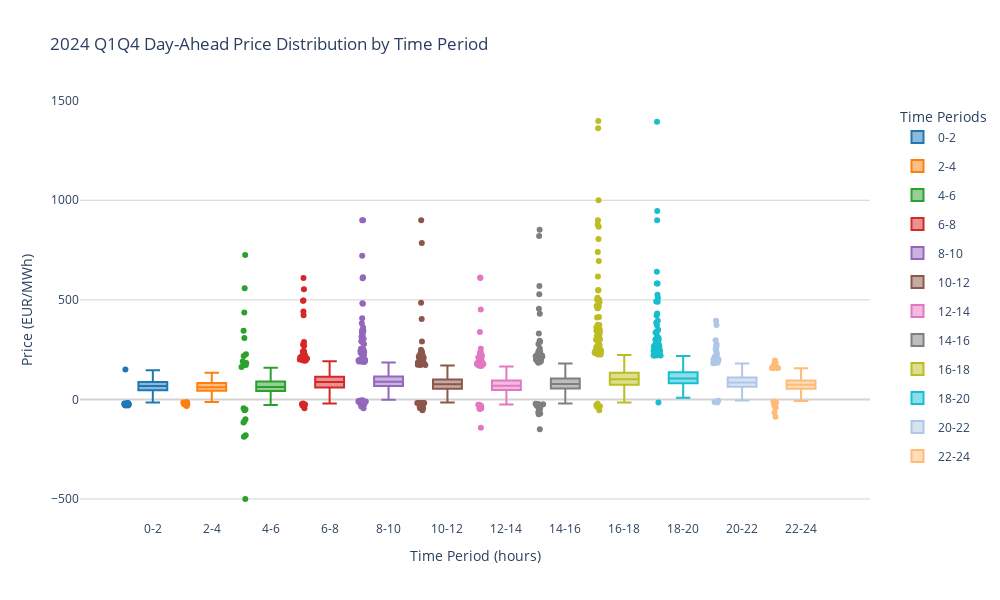

Notebook source saved alongside this figure:
### Code cell
# get Q2Q3 price and visualize the distribution
# get Q2Q3 price
da_price['is_q1q4'] = da_price['datetime'].dt.quarter.isin([1, 4])
q1q4_price = da_price[da_price['is_q1q4']]
# visualize the distribution

# Create new dataframes for each time period, weekend only
time_periods = [
    (q1q4_price[q1q4_price['hour'].isin([0, 1])], '0-2'),
    (q1q4_price[q1q4_price['hour'].isin([2, 3])], '2-4'),
    (q1q4_price[q1q4_price['hour'].isin([4, 5])], '4-6'),
    (q1q4_price[q1q4_price['hour'].isin([6, 7])], '6-8'),
    (q1q4_price[q1q4_price['hour'].isin([8, 9])], '8-10'),
    (q1q4_price[q1q4_price['hour'].isin([10, 11])], '10-12'),
    (q1q4_price[q1q4_price['hour'].isin([12, 13])], '12-14'),
    (q1q4_price[q1q4_price['hour'].isin([14, 15])], '14-16'),
    (q1q4_price[q1q4_price['hour'].isin([16, 17])], '16-18'),
    (q1q4_price[q1q4_price['hour'].isin([18, 19])], '18-20'),
    (q1q4_price[q1q4_price['hour'].isin([20, 21])], '20-22'),
    (q1q4_price[q1q4_price['hour'].isin([22, 23])], '22-24')
]


# Extract labels
time_periods_labels = [label for _, label in time_periods]

# Create box plot
fig = go.Figure()

# Define colors
colors = ['#1f77b4', '#ff7f0e', '#2ca02c', '#d62728', '#9467bd', '#8c564b',
          '#e377c2', '#7f7f7f', '#bcbd22', '#17becf', '#aec7e8', '#ffbb78']

# Add each time period's box plot
for (df, label), color in zip(time_periods, colors):
    fig.add_trace(
        go.Box(
            y=df['da_price'],
            name=label,
            boxpoints='outliers',
            jitter=0.3,
            pointpos=-1.8,
            marker_color=color,
            showlegend=True,
            legendgroup=label,
            hovertemplate=(
                f"Time Period: {label}<br>" +
                "Price: %{y:.2f} EUR/MWh<br>" +
                "<extra></extra>"
            )
        )
    )

# Update layout
fig.update_layout(
    title='2024 Q1Q4 Day-Ahead Price Distribution by Time Period',  # Updated title
    yaxis_title='Price (EUR/MWh)',
    xaxis_title='Time Period (hours)',
    height=600,
    width=1000,
    xaxis=dict(
        type='category',
        tickmode='array',
        ticktext=time_periods_labels,
    ),
    yaxis=dict(
        zeroline=True,
        zerolinewidth=2,
        zerolinecolor='LightGray',
        gridcolor='LightGray'
    ),
    plot_bgcolor='white',
    showlegend=True,
    legend=dict(
        title="Time Periods",
        yanchor="top",
        y=0.99,
        xanchor="right",
        x=1.15,
        bgcolor='rgba(255, 255, 255, 0.8)'
    )
)

# Show the plot
fig.show()

fig.write_html("../../data/analysis/visuals/2024_day_ahead_price_distribution_2h_q1q4.html")

### Figure 1 — Plotly figure (JSON) as saved in the notebook; plotly's stock layout.template omitted (floating-point values rounded to 4 significant figures; data arrays with more than 128 entries replaced by an {"elided": "..."} marker saying what was removed)
{"data": [{"boxpoints": "outliers", "hovertemplate": "Time Period: 0-2<br>Price: %{y:.2f} EUR/MWh<br><extra></extra>", "jitter": 0.3, "legendgroup": "0-2", "marker": {"color": "#1f77b4"}, "name": "0-2", "pointpos": -1.8, "showlegend": true, "type": "box", "y": {"elided": "1464 float values"}}, {"boxpoints": "outliers", "hovertemplate": "Time Period: 2-4<br>Price: %{y:.2f} EUR/MWh<br><extra></extra>", "jitter": 0.3, "legendgroup": "2-4", "marker": {"color": "#ff7f0e"}, "name": "2-4", "pointpos": -1.8, "showlegend": true, "type": "box", "y": {"elided": "1464 float values"}}, {"boxpoints": "outliers", "hovertemplate": "Time Period: 4-6<br>Price: %{y:.2f} EUR/MWh<br><extra></extra>", "jitter": 0.3, "legendgroup": "4-6", "marker": {"color": "#2ca02c"}, "name": "4-6", "pointpos": -1.8, "showlegend": true, "type": "box", "y": {"elided": "1464 float values"}}, {"boxpoints": "outliers", "hovertemplate": "Time Period: 6-8<br>Price: %{y:.2f} EUR/MWh<br><extra></extra>", "jitter": 0.3, "legendgroup": "6-8", "marker": {"color": "#d62728"}, "name": "6-8", "pointpos": -1.8, "showlegend": true, "type": "box", "y": {"elided": "1464 float values"}}, {"boxpoints": "outliers", "hovertemplate": "Time Period: 8-10<br>Price: %{y:.2f} EUR/MWh<br><extra></extra>", "jitter": 0.3, "legendgroup": "8-10", "marker": {"color": "#9467bd"}, "name": "8-10", "pointpos": -1.8, "showlegend": true, "type": "box", "y": {"elided": "1464 float values"}}, {"boxpoints": "outliers", "hovertemplate": "Time Period: 10-12<br>Price: %{y:.2f} EUR/MWh<br><extra></extra>", "jitter": 0.3, "legendgroup": "10-12", "marker": {"color": "#8c564b"}, "name": "10-12", "pointpos": -1.8, "showlegend": true, "type": "box", "y": {"elided": "1464 float values"}}, {"boxpoints": "outliers", "hovertemplate": "Time Period: 12-14<br>Price: %{y:.2f} EUR/MWh<br><extra></extra>", "jitter": 0.3, "legendgroup": "12-14", "marker": {"color": "#e377c2"}, "name": "12-14", "pointpos": -1.8, "showlegend": true, "type": "box", "y": {"elided": "1464 float values"}}, {"boxpoints": "outliers", "hovertemplate": "Time Period: 14-16<br>Price: %{y:.2f} EUR/MWh<br><extra></extra>", "jitter": 0.3, "legendgroup": "14-16", "marker": {"color": "#7f7f7f"}, "name": "14-16", "pointpos": -1.8, "showlegend": true, "type": "box", "y": {"elided": "1464 float values"}}, {"boxpoints": "outliers", "hovertemplate": "Time Period: 16-18<br>Price: %{y:.2f} EUR/MWh<br><extra></extra>", "jitter": 0.3, "legendgroup": "16-18", "marker": {"color": "#bcbd22"}, "name": "16-18", "pointpos": -1.8, "showlegend": true, "type": "box", "y": {"elided": "1464 float values"}}, {"boxpoints": "outliers", "hovertemplate": "Time Period: 18-20<br>Price: %{y:.2f} EUR/MWh<br><extra></extra>", "jitter": 0.3, "legendgroup": "18-20", "marker": {"color": "#17becf"}, "name": "18-20", "pointpos": -1.8, "showlegend": true, "type": "box", "y": {"elided": "1464 float values"}}, {"boxpoints": "outliers", "hovertemplate": "Time Period: 20-22<br>Price: %{y:.2f} EUR/MWh<br><extra></extra>", "jitter": 0.3, "legendgroup": "20-22", "marker": {"color": "#aec7e8"}, "name": "20-22", "pointpos": -1.8, "showlegend": true, "type": "box", "y": {"elided": "1464 float values"}}, {"boxpoints": "outliers", "hovertemplate": "Time Period: 22-24<br>Price: %{y:.2f} EUR/MWh<br><extra></extra>", "jitter": 0.3, "legendgroup": "22-24", "marker": {"color": "#ffbb78"}, "name": "22-24", "pointpos": -1.8, "showlegend": true, "type": "box", "y": {"elided": "1464 float values"}}], "layout": {"height": 600, "legend": {"bgcolor": "rgba(255, 255, 255, 0.8)", "title": {"text": "Time Periods"}, "x": 1.15, "xanchor": "right", "y": 0.99, "yanchor": "top"}, "plot_bgcolor": "white", "showlegend": true, "title": {"text": "2024 Q1Q4 Day-Ahead Price Distribution by Time Period"}, "width": 1000, "xaxis": {"tickmode": "array", "ticktext": ["0-2", "2-4", "4-6", "6-8", "8-10", "10-12", "12-14", "14-16", "16-18", "18-20", "20-22", "22-24"], "title": {"text": "Time Period (hours)"}, "type": "category"}, "yaxis": {"gridcolor": "LightGray", "title": {"text": "Price (EUR/MWh)"}, "zeroline": true, "zerolinecolor": "LightGray", "zerolinewidth": 2}}}
